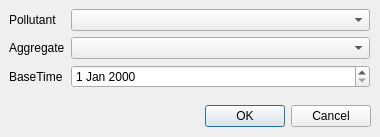
<?xml version="1.0" encoding="UTF-8"?>
<ui version="4.0">
 <class>RunSimulationDialog</class>
 <widget class="QDialog" name="RunSimulationDialog">
  <property name="geometry">
   <rect>
    <x>0</x>
    <y>0</y>
    <width>380</width>
    <height>137</height>
   </rect>
  </property>
  <property name="windowTitle">
   <string>Run simulation</string>
  </property>
  <property name="modal">
   <bool>true</bool>
  </property>
  <widget class="QDialogButtonBox" name="buttonBox">
   <property name="geometry">
    <rect>
     <x>30</x>
     <y>100</y>
     <width>341</width>
     <height>32</height>
    </rect>
   </property>
   <property name="orientation">
    <enum>Qt::Horizontal</enum>
   </property>
   <property name="standardButtons">
    <set>QDialogButtonBox::Cancel|QDialogButtonBox::Ok</set>
   </property>
  </widget>
  <widget class="QWidget" name="formLayoutWidget">
   <property name="geometry">
    <rect>
     <x>9</x>
     <y>9</y>
     <width>361</width>
     <height>81</height>
    </rect>
   </property>
   <layout class="QFormLayout" name="formLayout">
    <item row="0" column="0">
     <widget class="QLabel" name="pollutantLabel">
      <property name="text">
       <string>Pollutant</string>
      </property>
     </widget>
    </item>
    <item row="0" column="1">
     <widget class="QComboBox" name="pollutantComboBox"/>
    </item>
    <item row="1" column="0">
     <widget class="QLabel" name="aggregateLabel">
      <property name="text">
       <string>Aggregate</string>
      </property>
     </widget>
    </item>
    <item row="1" column="1">
     <widget class="QComboBox" name="aggregateComboBox"/>
    </item>
    <item row="2" column="0">
     <widget class="QLabel" name="baseTimeLabel">
      <property name="text">
       <string>BaseTime</string>
      </property>
     </widget>
    </item>
    <item row="2" column="1">
     <widget class="QDateEdit" name="baseTimeDateEdit"/>
    </item>
   </layout>
  </widget>
 </widget>
 <resources/>
 <connections>
  <connection>
   <sender>buttonBox</sender>
   <signal>accepted()</signal>
   <receiver>RunSimulationDialog</receiver>
   <slot>accept()</slot>
   <hints>
    <hint type="sourcelabel">
     <x>248</x>
     <y>254</y>
    </hint>
    <hint type="destinationlabel">
     <x>157</x>
     <y>274</y>
    </hint>
   </hints>
  </connection>
  <connection>
   <sender>buttonBox</sender>
   <signal>rejected()</signal>
   <receiver>RunSimulationDialog</receiver>
   <slot>reject()</slot>
   <hints>
    <hint type="sourcelabel">
     <x>316</x>
     <y>260</y>
    </hint>
    <hint type="destinationlabel">
     <x>286</x>
     <y>274</y>
    </hint>
   </hints>
  </connection>
 </connections>
</ui>
